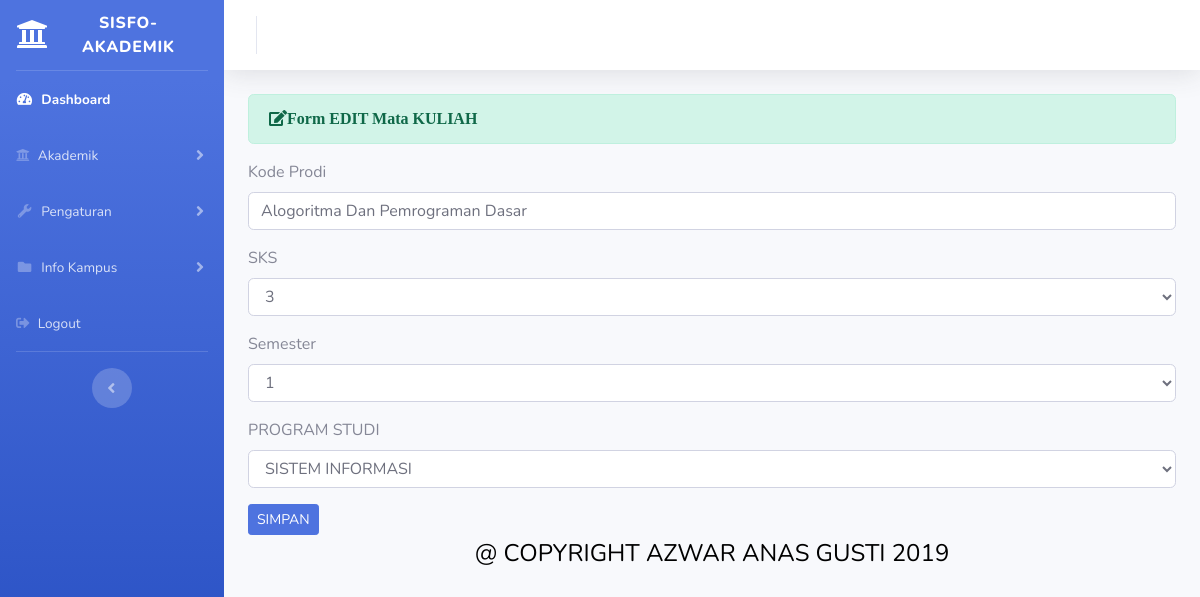
Screenshot of /index.php/administrator/matakuliah/update/MKK01 with the database file from the repository.
### tables this page shows
CREATE TABLE `matakuliah` (
  `kode_matakuliah` varchar(10) NOT NULL,
  `nama_matakuliah` varchar(100) NOT NULL,
  `sks` int(5) NOT NULL,
  `semester` int(10) NOT NULL,
  `nama_prodi` varchar(100) NOT NULL
);

CREATE TABLE `prodi` (
  `id_prodi` int(11) NOT NULL,
  `kode_prodi` varchar(20) NOT NULL,
  `nama_prodi` varchar(25) NOT NULL,
  `nama_jurusan` varchar(25) NOT NULL
);

### application/controllers/administrator/matakuliah.php (called while the page is built, shortened)
<?php
class Matakuliah extends CI_Controller{
	public function update($id)
	{
               $data['matakuliah'] = $this->db->query("select * from matakuliah mk, prodi prd where
                 mk.nama_prodi=prd.nama_prodi and mk.kode_matakuliah='$id'")->result();
               $data['prodi'] = $this->matakuliah_model->tampil_data('prodi')->result();
               $this->load->view('templates_administrator/header');
		       $this->load->view('templates_administrator/sidebar');
		       $this->load->view('administrator/matakuliah_update',$data);
		       $this->load->view('templates_administrator/footer');
	}
}

### index.php (called while the page is built, shortened)
<?php
require_once BASEPATH.'core/CodeIgniter.php';

### application/views/administrator/matakuliah_update.php (the view, shortened to what this page needs)
<div class="container-fluid">
        <div class="alert alert-success" role="alert">
   <i class="fas fa-edit">Form EDIT Mata KULIAH</i>
       </div>
       <?php  foreach($matakuliah as $mk) : ?>
       	 <form method="post" action="<?php echo base_url('administrator/matakuliah/update_aksi') ?>">
               <div class="form-group">
            <label>Kode Prodi</label>
            <input type="text" name="nama_matakuliah" class="form-control" value="<?php echo $mk->nama_matakuliah?>">
            </div>
       		<div class="form-group">
       			<label>SKS</label>
       			<select name="sks" class="form-control">
       				<option><?php echo $mk->sks ?></option>
       			</select>
               </div>
       			 <div class="form-group">
       			<label>Semester</label>
       			<select name="semester" class="form-control">
       				<option><?php echo $mk->semester ?></option>
       			</select>
       		</div>
       		 <div class="form-group">
       			<label>PROGRAM STUDI</label>
       			<select name="nama_prodi" class="form-control">
       				<option><?php echo $mk->nama_prodi ?></option>
       			</select>
       		</div>
       		<button type="submit" class="btn btn-sm btn-primary">SIMPAN</button>
       	 </form>
       <?php endforeach; ?>
   </div>

### rows the page displays
matakuliah: nama_matakuliah "Alogoritma Dan Pemrograman Dasar", sks "3", semester "1", nama_prodi "SISTEM INFORMASI"
